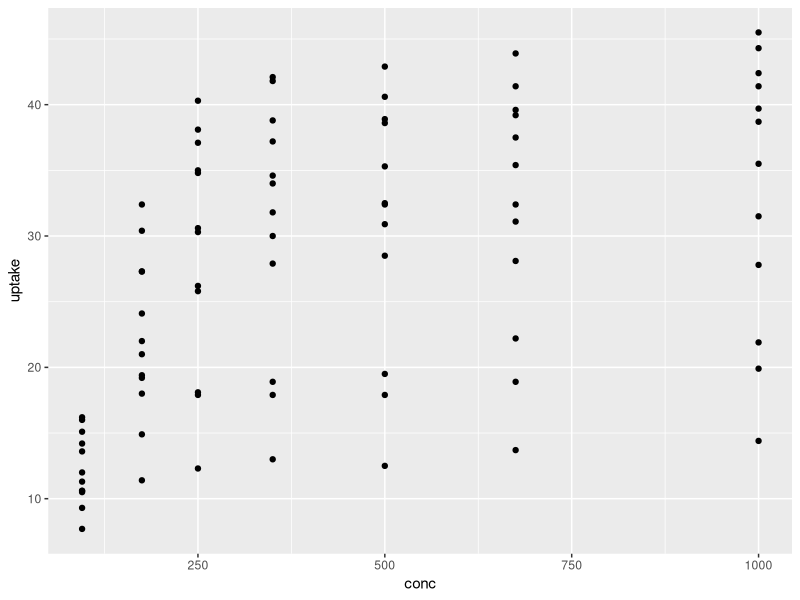
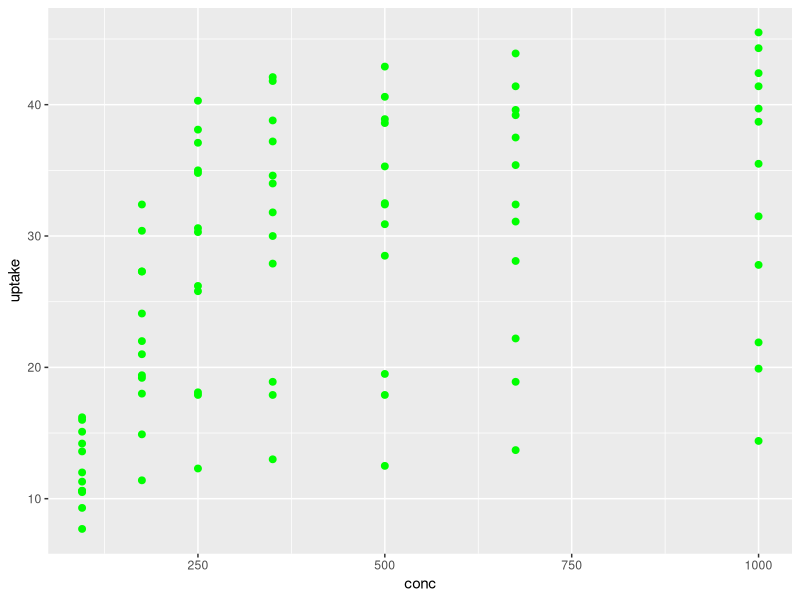
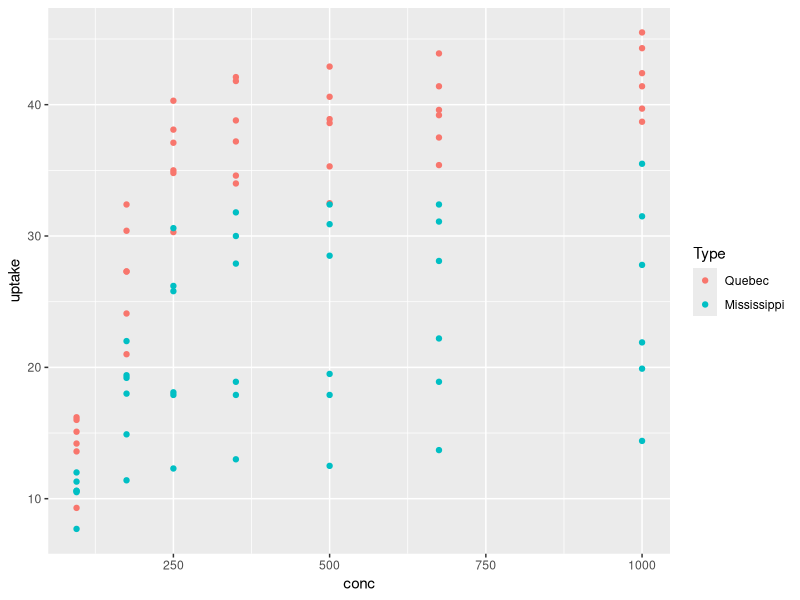
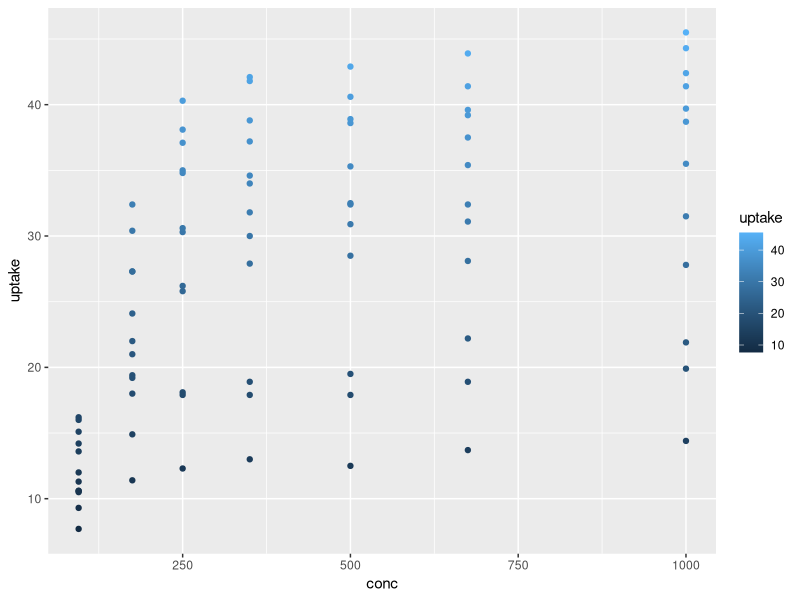
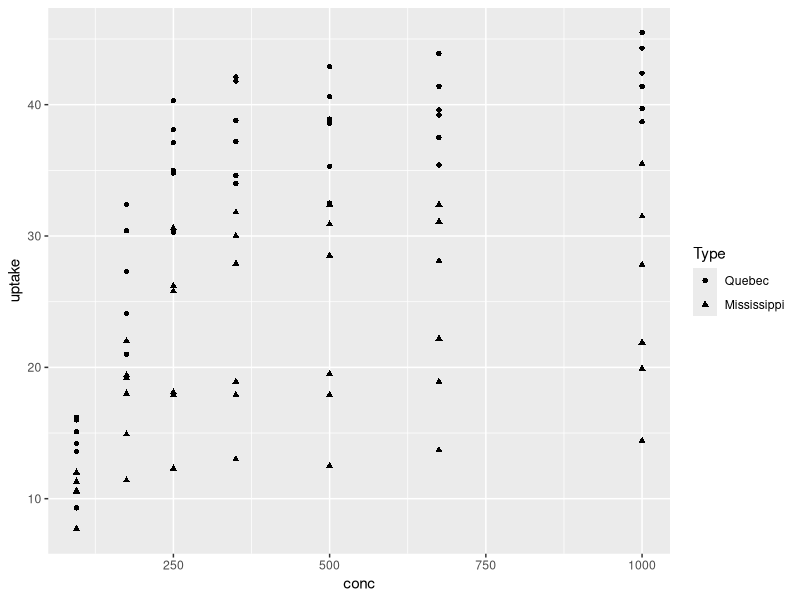
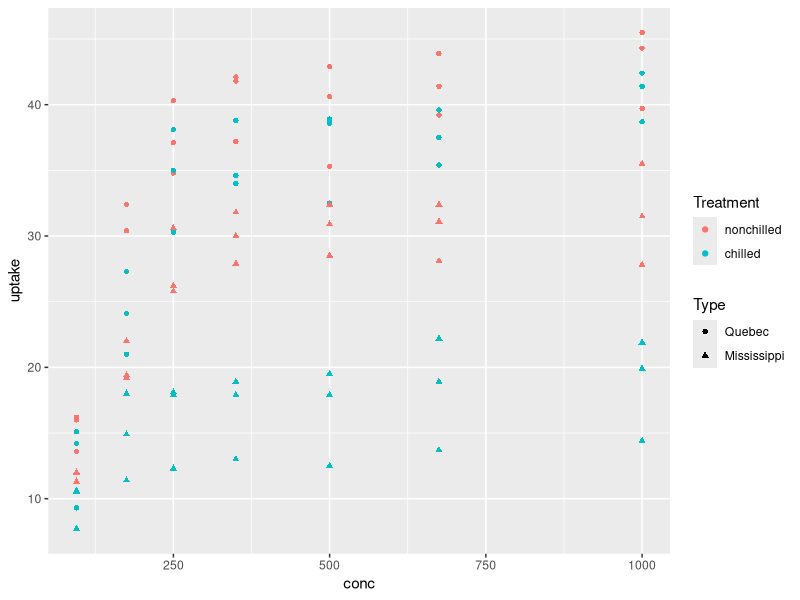
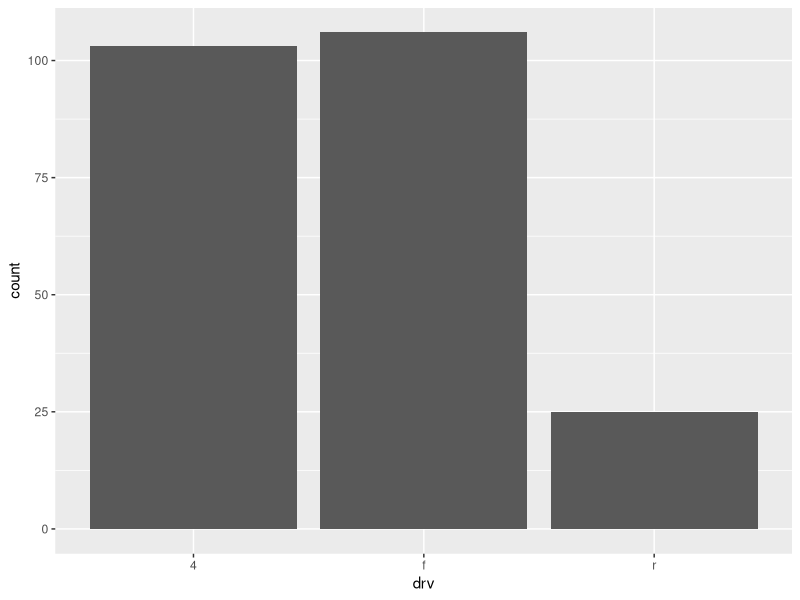
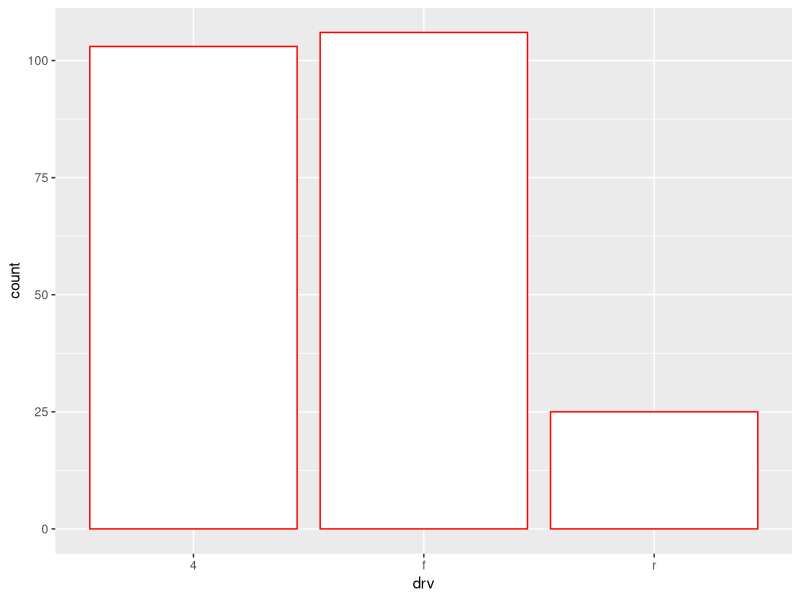

Reproduce these figures in R, in order.
## ---- chunk 1
knitr::opts_chunk$set(fig.height = 4)
## ---- chunk 2
library(ggplot2)
ggplot(CO2,aes(conc,uptake))+geom_point()
## ---- chunk 3
ggplot(CO2,aes(conc,uptake))+geom_point(color="green",size=2)
## ---- chunk 4
ggplot(CO2,aes(conc,uptake,color=Type))+geom_point()
## ---- chunk 5
ggplot(CO2,aes(conc,uptake,color=uptake))+geom_point()
## ---- chunk 6
ggplot(CO2,aes(conc,uptake,shape=Type))+geom_point()
## ---- chunk 7
ggplot(CO2,aes(conc,uptake,shape=Type,color=Treatment))+geom_point()
## ---- chunk 8
ggplot(mpg,aes(drv))+geom_bar()
## ---- chunk 9
ggplot(mpg,aes(drv))+geom_bar(fill="white",color="red")
## ---- chunk 10
ggplot(mpg,aes(drv,fill=factor(cyl)))+geom_bar()
## ---- chunk 11
ggplot(mpg,aes(drv,fill=factor(cyl)))+geom_bar(position="dodge")
## ---- chunk 12
dati <- data.frame(Dzimums=c("S","V"),Skaits=c(23,45))
dati
ggplot(dati,aes(Dzimums,Skaits))+geom_col()
## ---- chunk 13
ggplot(CO2,aes(Type,uptake))+geom_boxplot()
## ---- chunk 14
ggplot(CO2,aes(Type,uptake))+geom_boxplot(color="green",fill="red")
## ---- chunk 15
ggplot(CO2,aes(Type,uptake))+geom_boxplot(outlier.color = "red",outlier.shape = 13,outlier.size = 3)
## ---- chunk 16
ggplot(CO2,aes(Type,uptake,fill=Treatment))+geom_boxplot()
## ---- chunk 17
ggplot(mpg, aes(cty, hwy)) + geom_count()
## ---- chunk 18
ggplot(mpg, aes(cty, hwy)) + geom_count(aes(size=..prop..))
